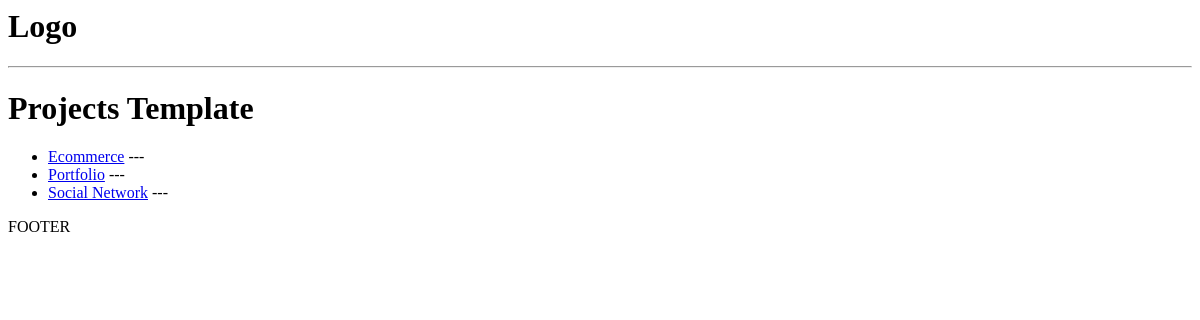
Before: / with the older database file.
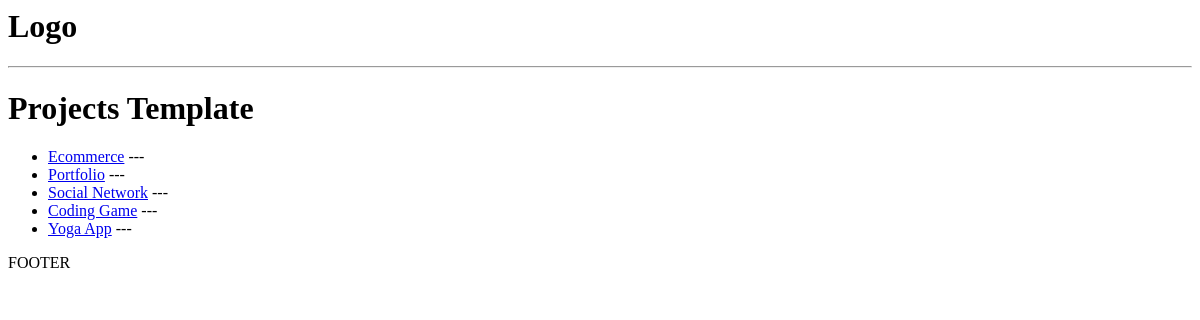
After: the same page with the newer database file.
### projects/models.py (models this page shows, shortened)
class Project(models.Model):
    title = models.CharField(max_length=200)
    description = models.TextField(null=True, blank=True)
    demo_link = models.CharField(max_length=2000, blank=True, null=True)
    source_link = models.CharField(max_length=2000, null=True, blank=True)
    created = models.DateTimeField(auto_now_add=True)
    tags = models.ManyToManyField('Tag',blank=True)
    voteTotal = models.IntegerField(default=0,null=True,blank=True)
    voteRatio = models.IntegerField(default=0,null=True,blank=True)
    id = models.UUIDField(default=uuid.uuid4, unique=True, primary_key=True, editable=False)

### projects/views.py (the view)
# urls.py: path('',include('projects.urls'))
def projects(request):
    projects = Project.objects.all()
    context = {'projects':projects}
    return render(request,'projects/projects.html',context)

### projects/templates/projects/projects.html
{% extends  'main.html' %}
{% block content %}
<h1>Projects Template</h1>
<ul>
{% for project in projects %}
 <li><a href={% url 'project' project.id%}>{{project.title}}</a> --- {{project.description}}</li>
 {% endfor %}
</ul>
{% endblock content %}

### templates/main.html (shortened to what this page needs)
<!DOCTYPE <!DOCTYPE html>
<html>
    <head>
        <link rel="stylesheet" href="">
    </head>
    <body>
        {% include 'navbar.html' %}
        {% block content %}
        {% endblock content %}
    <p>FOOTER</p>
    </body>
</html>

### templates/navbar.html
<h1>Logo</h1>
<hr>

Changed rows visible on the page:
added Project: title "Coding Game"
added Project: title "Yoga App"
